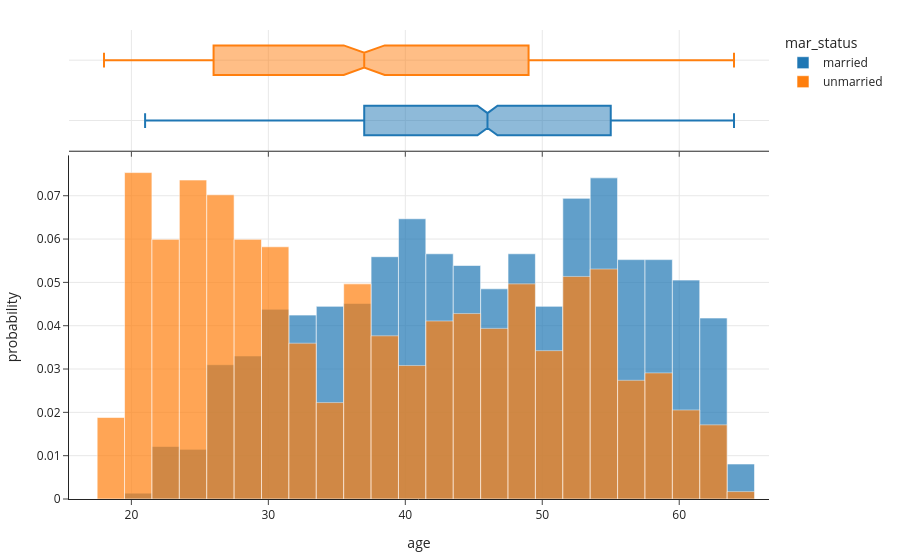

Notebook source saved alongside this figure:
### Markdown cell above
Let's look at the distribution of age **separately** for married couples and unmarried couples.

### Code cell
px.histogram(couples, x='age', color='mar_status', histnorm='probability', marginal='box',
             barmode='overlay', opacity=0.7)

### Figure 1 — Plotly figure (JSON) as saved in the notebook; plotly's stock layout.template omitted (floating-point values rounded to 4 significant figures; data arrays with more than 128 entries replaced by an {"elided": "..."} marker saying what was removed)
{"data": [{"alignmentgroup": "True", "bingroup": "x", "histnorm": "probability", "hovertemplate": "mar_status=married<br>age=%{x}<br>probability=%{y}<extra></extra>", "legendgroup": "married", "marker": {"color": "#1F77B4", "opacity": 0.7, "pattern": {"shape": ""}}, "name": "married", "offsetgroup": "married", "orientation": "v", "showlegend": true, "type": "histogram", "x": {"elided": "1484 int values"}, "xaxis": "x", "yaxis": "y"}, {"alignmentgroup": "True", "hovertemplate": "mar_status=married<br>age=%{x}<extra></extra>", "legendgroup": "married", "marker": {"color": "#1F77B4"}, "name": "married", "notched": true, "offsetgroup": "married", "showlegend": false, "type": "box", "x": {"elided": "1484 int values"}, "xaxis": "x2", "yaxis": "y2"}, {"alignmentgroup": "True", "bingroup": "x", "histnorm": "probability", "hovertemplate": "mar_status=unmarried<br>age=%{x}<br>probability=%{y}<extra></extra>", "legendgroup": "unmarried", "marker": {"color": "#FF7F0E", "opacity": 0.7, "pattern": {"shape": ""}}, "name": "unmarried", "offsetgroup": "unmarried", "orientation": "v", "showlegend": true, "type": "histogram", "x": {"elided": "584 int values"}, "xaxis": "x", "yaxis": "y"}, {"alignmentgroup": "True", "hovertemplate": "mar_status=unmarried<br>age=%{x}<extra></extra>", "legendgroup": "unmarried", "marker": {"color": "#FF7F0E"}, "name": "unmarried", "notched": true, "offsetgroup": "unmarried", "showlegend": false, "type": "box", "x": {"elided": "584 int values"}, "xaxis": "x2", "yaxis": "y2"}], "layout": {"barmode": "overlay", "legend": {"title": {"text": "mar_status"}, "tracegroupgap": 0}, "xaxis": {"anchor": "y", "domain": [0, 1], "title": {"text": "age"}}, "xaxis2": {"anchor": "y2", "domain": [0, 1], "matches": "x", "showticklabels": false}, "yaxis": {"anchor": "x", "domain": [0, 0.7326], "title": {"text": "probability"}}, "yaxis2": {"anchor": "x2", "domain": [0.7426, 1], "matches": "y2", "showline": false, "showticklabels": false, "ticks": ""}}}
